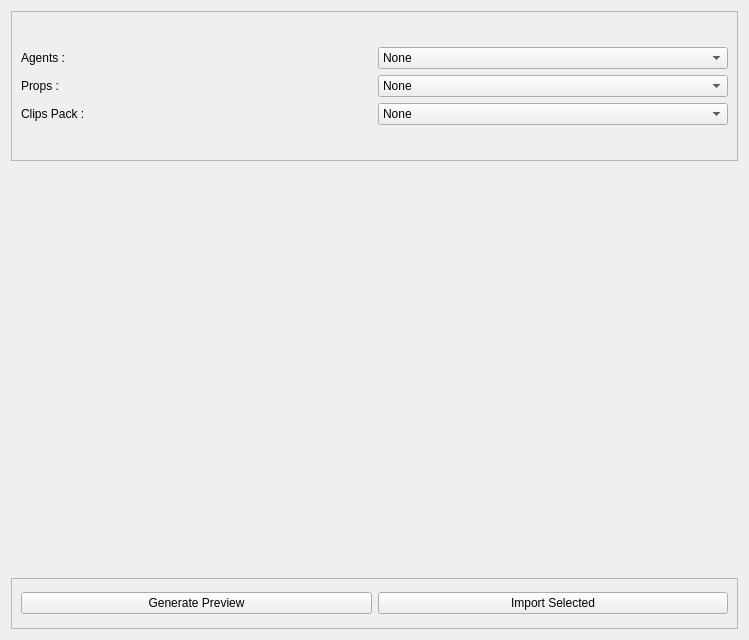
<?xml version="1.0" encoding="UTF-8"?>
<ui version="4.0">
 <class>Crowd_Broser</class>
 <widget class="QWidget" name="Crowd_Broser">
  <property name="geometry">
   <rect>
    <x>0</x>
    <y>0</y>
    <width>749</width>
    <height>640</height>
   </rect>
  </property>
  <property name="windowTitle">
   <string>Form</string>
  </property>
  <layout class="QGridLayout" name="gridLayout_2">
   <item row="0" column="0">
    <widget class="QFrame" name="frame">
     <property name="maximumSize">
      <size>
       <width>16777215</width>
       <height>150</height>
      </size>
     </property>
     <property name="frameShape">
      <enum>QFrame::StyledPanel</enum>
     </property>
     <property name="frameShadow">
      <enum>QFrame::Raised</enum>
     </property>
     <layout class="QGridLayout" name="gridLayout">
      <item row="0" column="0">
       <layout class="QVBoxLayout" name="verticalLayout">
        <item>
         <layout class="QHBoxLayout" name="horizontalLayout">
          <item>
           <widget class="QLabel" name="agent_LB">
            <property name="text">
             <string>Agents :</string>
            </property>
           </widget>
          </item>
          <item>
           <widget class="QComboBox" name="agent_CB">
            <item>
             <property name="text">
              <string>None</string>
             </property>
            </item>
           </widget>
          </item>
         </layout>
        </item>
        <item>
         <layout class="QHBoxLayout" name="horizontalLayout_2">
          <item>
           <widget class="QLabel" name="props_LB">
            <property name="text">
             <string>Props :</string>
            </property>
           </widget>
          </item>
          <item>
           <widget class="QComboBox" name="props_CB">
            <item>
             <property name="text">
              <string>None</string>
             </property>
            </item>
           </widget>
          </item>
         </layout>
        </item>
        <item>
         <layout class="QHBoxLayout" name="horizontalLayout_3">
          <item>
           <widget class="QLabel" name="clips_LB">
            <property name="text">
             <string>Clips Pack :</string>
            </property>
           </widget>
          </item>
          <item>
           <widget class="QComboBox" name="clips_CB">
            <item>
             <property name="text">
              <string>None</string>
             </property>
            </item>
           </widget>
          </item>
         </layout>
        </item>
       </layout>
      </item>
     </layout>
    </widget>
   </item>
   <item row="1" column="0">
    <widget class="QWidget" name="clip_preview_WD" native="true"/>
   </item>
   <item row="2" column="0">
    <widget class="QFrame" name="frame_2">
     <property name="minimumSize">
      <size>
       <width>0</width>
       <height>51</height>
      </size>
     </property>
     <property name="maximumSize">
      <size>
       <width>16777215</width>
       <height>51</height>
      </size>
     </property>
     <property name="frameShape">
      <enum>QFrame::StyledPanel</enum>
     </property>
     <property name="frameShadow">
      <enum>QFrame::Raised</enum>
     </property>
     <layout class="QGridLayout" name="gridLayout_3">
      <item row="0" column="0">
       <layout class="QHBoxLayout" name="horizontalLayout_4">
        <item>
         <widget class="QPushButton" name="gernerate_preview_PB">
          <property name="text">
           <string>Generate Preview</string>
          </property>
         </widget>
        </item>
        <item>
         <widget class="QPushButton" name="Import_selected_PB">
          <property name="text">
           <string>Import Selected</string>
          </property>
         </widget>
        </item>
       </layout>
      </item>
     </layout>
    </widget>
   </item>
  </layout>
 </widget>
 <resources/>
 <connections/>
</ui>
